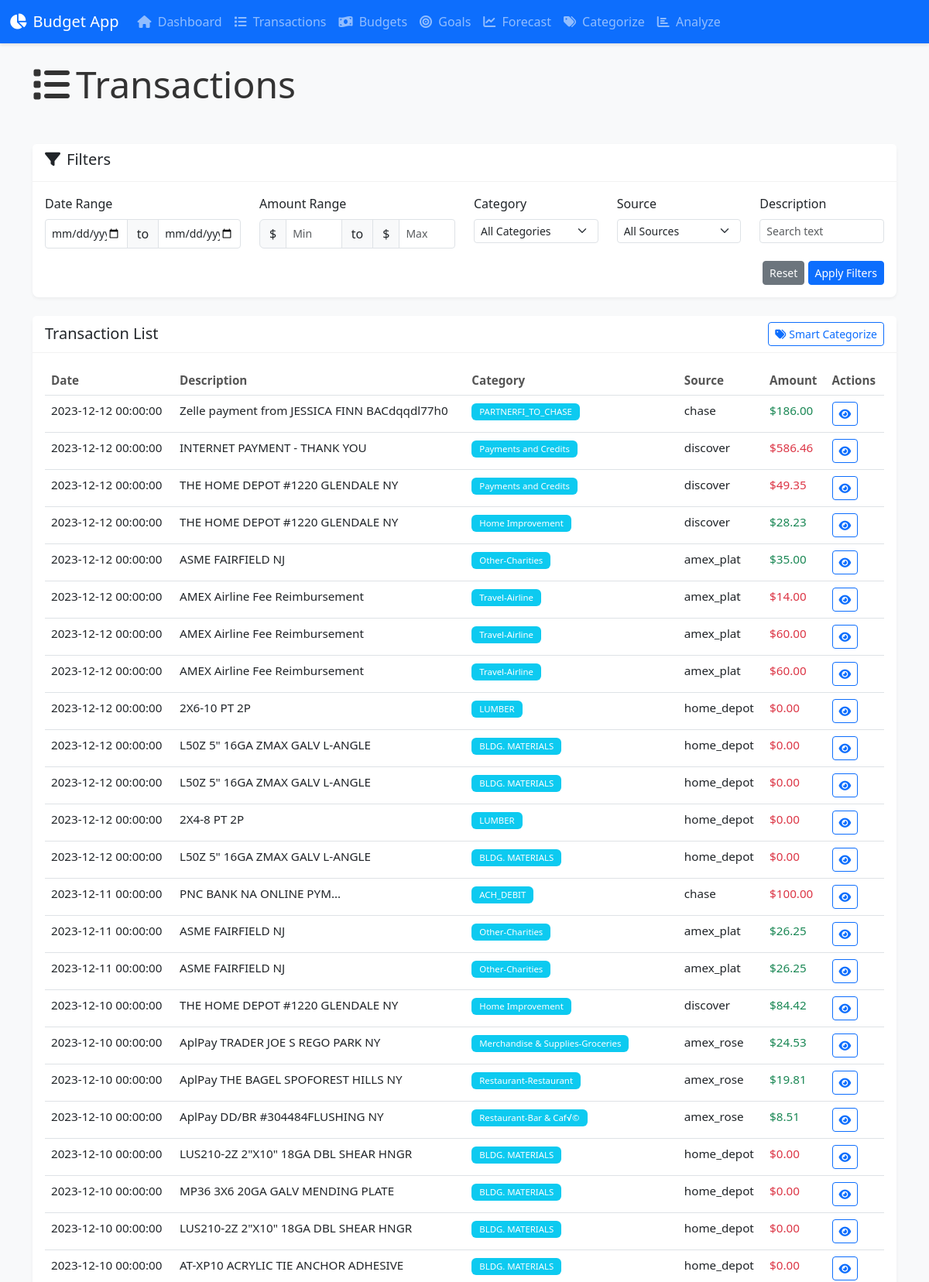
Screenshot of /transactions?page=3 (upper part) with the database file from the repository.
### tables this page shows
CREATE TABLE consolidated_transactions (
            id INTEGER PRIMARY KEY AUTOINCREMENT,
            date_posted TEXT,
            description TEXT,
            amount REAL,
            category TEXT,
            details TEXT,
            source TEXT
        , rental_related INTEGER, expense_category TEXT, maintenance_upgrade TEXT, recurring INTEGER, recurring_group TEXT, recurring_freq TEXT, subscription INTEGER, tax_deductible INTEGER, equipment_tools INTEGER, purchase_date TEXT, asset_value REAL, depreciation_years INTEGER, notes TEXT);

### src/ui.py (the view)
@app.route('/transactions')
def transactions():
    filters = {}
    for key in ['min_date', 'max_date', 'min_amount', 'max_amount', 'category', 'description', 'source']:
        value = request.args.get(key)
        if value:
            filters[key] = value
    page = int(request.args.get('page', 1))
    limit = int(request.args.get('limit', 50))
    offset = (page - 1) * limit
    transactions = get_transactions(limit=limit, offset=offset, filters=filters)
    for tx in transactions:
        if 'amount' in tx and not isinstance(tx['amount'], float):
            try:
                tx['amount'] = float(tx['amount'])
            except (ValueError, TypeError):
                tx['amount'] = 0.0
    conn = get_db_connection()
    cursor = conn.cursor()
    cursor.execute("SELECT DISTINCT category FROM consolidated_transactions WHERE category IS NOT NULL AND category != ''")
    categories = [row['category'] for row in cursor.fetchall()]
    cursor.execute("SELECT DISTINCT source FROM consolidated_transactions WHERE source IS NOT NULL AND source != ''")
    sources = [row['source'] for row in cursor.fetchall()]
    conn.close()
    return render_template(
        'transactions.html',
        transactions=transactions,
        categories=categories,
        sources=sources,
        filters=filters,
        page=page,
        limit=limit
    )

### src/ui.py (called while the page is built, shortened)
def get_db_connection():
    conn = sqlite3.connect(DB_PATH)
    conn.row_factory = sqlite3.Row  # This enables column access by name
    return conn

def get_transactions(limit=100, offset=0, filters=None):
    conn = get_db_connection()
    query = """
    SELECT * FROM consolidated_transactions
    """
    params = []
    query += " ORDER BY date_posted DESC LIMIT ? OFFSET ?"
    params.extend([limit, offset])
    try:
        cursor = conn.cursor()
        cursor.execute(query, params)
        transactions = [dict(tx) for tx in cursor.fetchall()]
        for tx in transactions:
            if 'amount' in tx:
                try:
                    tx['amount'] = float(tx['amount'])
                except (ValueError, TypeError):
                    tx['amount'] = 0.0
        conn.close()
        return transactions
    except sqlite3.Error as e:
        print(f"Database error: {e}")
        conn.close()
        return []

### src/templates/transactions.html (shortened to what this page needs)
{% extends "base.html" %}
{% block content %}
<div class="row mb-4">
    <div class="col-12">
        <h1 class="display-5 mb-4">
            <i class="fas fa-list me-2"></i>Transactions
        </h1>
    </div>
</div>
<div class="card mb-4">
    <div class="card-header">
        <h5>
            <i class="fas fa-filter me-2"></i>Filters
        </h5>
    </div>
    <div class="card-body">
        <form method="GET" action="/transactions">
            <div class="row">
                <div class="col-md-3 mb-3">
                    <label class="form-label">Date Range</label>
                    <div class="input-group">
                        <input type="date" class="form-control form-control-sm" name="min_date"
                               value="{{ filters.min_date|default('') }}">
                        <span class="input-group-text">to</span>
                        <input type="date" class="form-control form-control-sm" name="max_date"
                               value="{{ filters.max_date|default('') }}">
                    </div>
                </div>
                <div class="col-md-3 mb-3">
                    <label class="form-label">Amount Range</label>
                    <div class="input-group">
                        <span class="input-group-text">$</span>
                        <input type="number" step="0.01" class="form-control form-control-sm" placeholder="Min" name="min_amount"
                               value="{{ filters.min_amount|default('') }}">
                        <span class="input-group-text">to</span>
                        <span class="input-group-text">$</span>
                        <input type="number" step="0.01" class="form-control form-control-sm" placeholder="Max" name="max_amount"
                               value="{{ filters.max_amount|default('') }}">
                    </div>
                </div>
                <div class="col-md-2 mb-3">
                    <label class="form-label">Category</label>
                    <select class="form-select form-select-sm" name="category">
                        <option value="">All Categories</option>
                    </select>
                </div>
                <div class="col-md-2 mb-3">
                    <label class="form-label">Source</label>
                    <select class="form-select form-select-sm" name="source">
                        <option value="">All Sources</option>
                    </select>
                </div>
                <div class="col-md-2 mb-3">
                    <label class="form-label">Description</label>
                    <input type="text" class="form-control form-control-sm" name="description" placeholder="Search text"
                           value="{{ filters.description|default('') }}">
                </div>
            </div>
            <div class="row">
                <div class="col-12 text-end">
                    <a href="/transactions" class="btn btn-sm btn-secondary">Reset</a>
                    <button type="submit" class="btn btn-sm btn-primary">Apply Filters</button>
                </div>
            </div>
        </form>
    </div>
</div>
<div class="card">
    <div class="card-header d-flex justify-content-between align-items-center">
        <h5 class="mb-0">Transaction List</h5>
        <div>
            <a href="/categorize" class="btn btn-sm btn-outline-primary">
                <i class="fas fa-tags me-1"></i>Smart Categorize
            </a>
        </div>
    </div>
    <div class="card-body">
        {% if transactions %}
        <div class="table-responsive">
            <table class="table table-hover">
                <thead>
                    <tr>
                        <th>Date</th>
                        <th>Description</th>
                        <th>Category</th>
                        <th>Source</th>
                        <th>Amount</th>
                        <th>Actions</th>
                    </tr>
                </thead>
                <tbody>
                    {% for tx in transactions %}
                    <tr>
                        <td>{{ tx.date_posted }}</td>
                        <td>{{ tx.description|truncate(40) }}</td>
                        <td>
                            {% if tx.category %}
                            <span class="badge bg-info">{{ tx.category }}</span>
                            {% else %}
                            <span class="badge bg-secondary">Uncategorized</span>
                            {% endif %}
                        </td>
                        <td>{{ tx.source }}</td>
                        <td class="{{ 'text-success' if tx.amount|float > 0 else 'text-danger' }}">
                            ${{ "%.2f"|format(tx.amount|float|abs) }}
                        </td>
                        <td>
                            <a href="/transaction/{{ tx.id }}" class="btn btn-sm btn-outline-primary">
                                <i class="fas fa-eye"></i>
                            </a>
                        </td>
                    </tr>
                    {% endfor %}
                </tbody>
            </table>
        </div>
        {% else %}
        <div class="alert alert-info">
            No transactions found. Try adjusting your filters or import some data first.
        </div>
        {% endif %}
    </div>
</div>
{% endblock %}

### src/static/css/style.css (style rules this page uses)
body { background-color: #f8f9fa; color: #333; }
.card { box-shadow: 0 2px 4px rgba(0, 0, 0, 0.05); border-radius: 8px; border: none; margin-bottom: 20px; }
.card-header { background-color: #fff; border-bottom: 1px solid rgba(0, 0, 0, 0.05); font-weight: 600; }
.btn { border-radius: 4px; }
.badge { font-weight: 500; padding: 5px 10px; }
.table { font-size: 0.95rem; }
.table thead th { font-weight: 600; color: #555; border-top: none; }
.form-control, .form-select { border-radius: 4px; border-color: #dee2e6; }

### rows the page displays
consolidated_transactions: date_posted "2023-12-12 00:00:00", description "Zelle payment from JESSICA FINN BACdqqdl77h0", category "PARTNERFI_TO_CHASE", source "chase", amount|abs "186.00"
consolidated_transactions: date_posted "2023-12-12 00:00:00", description "INTERNET PAYMENT - THANK YOU", category "Payments and Credits", source "discover", amount|abs "586.46"
consolidated_transactions: date_posted "2023-12-12 00:00:00", description "THE HOME DEPOT #1220 GLENDALE NY", category "Payments and Credits", source "discover", amount|abs "49.35"
consolidated_transactions: date_posted "2023-12-12 00:00:00", description "THE HOME DEPOT #1220 GLENDALE NY", category "Home Improvement", source "discover", amount|abs "28.23"
consolidated_transactions: date_posted "2023-12-12 00:00:00", description "ASME FAIRFIELD NJ", category "Other-Charities", source "amex_plat", amount|abs "35.00"
consolidated_transactions: date_posted "2023-12-12 00:00:00", description "AMEX Airline Fee Reimbursement", category "Travel-Airline", source "amex_plat", amount|abs "14.00"
consolidated_transactions: date_posted "2023-12-12 00:00:00", description "AMEX Airline Fee Reimbursement", category "Travel-Airline", source "amex_plat", amount|abs "60.00"
consolidated_transactions: date_posted "2023-12-12 00:00:00", description "AMEX Airline Fee Reimbursement", category "Travel-Airline", source "amex_plat", amount|abs "60.00"
consolidated_transactions: date_posted "2023-12-12 00:00:00", description "2X6-10 PT 2P", category "LUMBER", source "home_depot", amount|abs "0.00"
consolidated_transactions: date_posted "2023-12-12 00:00:00", description "L50Z 5\" 16GA ZMAX GALV L-ANGLE", category "BLDG. MATERIALS", source "home_depot", amount|abs "0.00"
consolidated_transactions: date_posted "2023-12-12 00:00:00", description "L50Z 5\" 16GA ZMAX GALV L-ANGLE", category "BLDG. MATERIALS", source "home_depot", amount|abs "0.00"
consolidated_transactions: date_posted "2023-12-12 00:00:00", description "2X4-8 PT 2P", category "LUMBER", source "home_depot", amount|abs "0.00"
consolidated_transactions: date_posted "2023-12-12 00:00:00", description "L50Z 5\" 16GA ZMAX GALV L-ANGLE", category "BLDG. MATERIALS", source "home_depot", amount|abs "0.00"
consolidated_transactions: date_posted "2023-12-11 00:00:00", description "PNC BANK NA ONLINE PYM...", category "ACH_DEBIT", source "chase", amount|abs "100.00"
consolidated_transactions: date_posted "2023-12-11 00:00:00", description "ASME FAIRFIELD NJ", category "Other-Charities", source "amex_plat", amount|abs "26.25"
consolidated_transactions: date_posted "2023-12-11 00:00:00", description "ASME FAIRFIELD NJ", category "Other-Charities", source "amex_plat", amount|abs "26.25"
consolidated_transactions: date_posted "2023-12-10 00:00:00", description "THE HOME DEPOT #1220 GLENDALE NY", category "Home Improvement", source "discover", amount|abs "84.42"
consolidated_transactions: date_posted "2023-12-10 00:00:00", description "AplPay TRADER JOE S REGO PARK NY", category "Merchandise & Supplies-Groceries", source "amex_rose", amount|abs "24.53"
consolidated_transactions: date_posted "2023-12-10 00:00:00", description "AplPay THE BAGEL SPOFOREST HILLS NY", category "Restaurant-Restaurant", source "amex_rose", amount|abs "19.81"
consolidated_transactions: date_posted "2023-12-10 00:00:00", description "AplPay DD/BR #304484FLUSHING NY", category "Restaurant-Bar & Caf√©", source "amex_rose", amount|abs "8.51"
consolidated_transactions: date_posted "2023-12-10 00:00:00", description "LUS210-2Z 2\"X10\" 18GA DBL SHEAR HNGR", category "BLDG. MATERIALS", source "home_depot", amount|abs "0.00"
consolidated_transactions: date_posted "2023-12-10 00:00:00", description "MP36 3X6 20GA GALV MENDING PLATE", category "BLDG. MATERIALS", source "home_depot", amount|abs "0.00"
consolidated_transactions: date_posted "2023-12-10 00:00:00", description "LUS210-2Z 2\"X10\" 18GA DBL SHEAR HNGR", category "BLDG. MATERIALS", source "home_depot", amount|abs "0.00"
consolidated_transactions: date_posted "2023-12-10 00:00:00", description "AT-XP10 ACRYLIC TIE ANCHOR ADHESIVE", category "BLDG. MATERIALS", source "home_depot", amount|abs "0.00"
